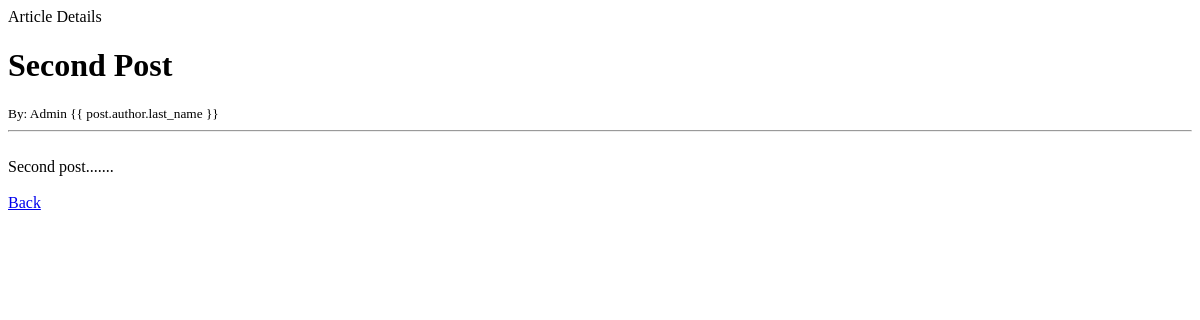
The app's page /article/2, older data.
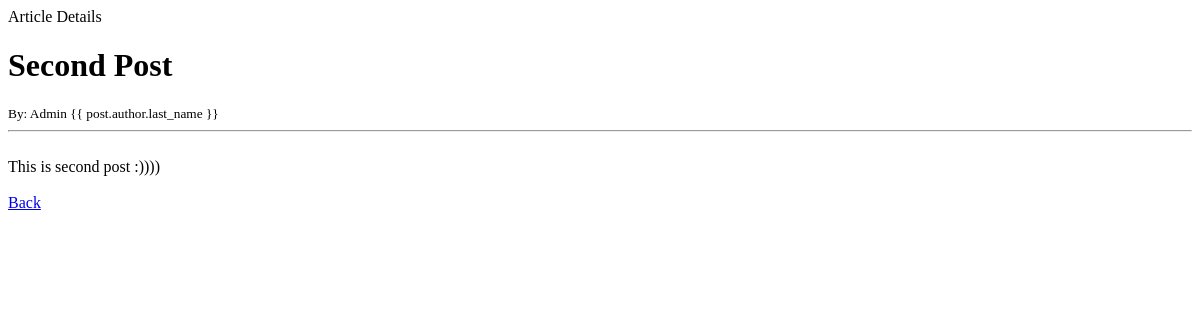
The same page, newer data.
### theblog/models.py (models this page shows, shortened)
class Post(models.Model):
    title = models.CharField(max_length=255)
    author = models.ForeignKey(User, on_delete=models.CASCADE)
    body = models.TextField()
    created_at = models.DateTimeField(default=timezone.now)
    updated_at = models.DateTimeField(auto_now=True)
    is_public = models.BooleanField(default=True)
    password = models.CharField(max_length=50, blank=True, null=True)
    image = models.ImageField(upload_to='images/', null=True, blank=True)
    media_link = models.URLField(max_length=200, null=True, blank=True)

### theblog/views.py (the view)
# urls.py: path('article/<int:pk>', ArticleDetailView.as_view(), name='article-detail'),
class ArticleDetailView(DetailView):
    model = Post
    template_name = 'article_details.html'

### theblog/templates/article_details.html (shortened to what this page needs)
{% block content %}
    <h1>{{ post.title }}</h1>
    <small>By: {{ post.author.first_name }} {{
    post.author.last_name }}</small></br>
    <hr>
    {{ post.body }}
    <a href="{% url 'home' %}"> Back</a>
{% endblock %}

Row changes from the older to the newer data that the page shows:
changed Post "Second Post": body "Second post......." → "This is second post :))))"
